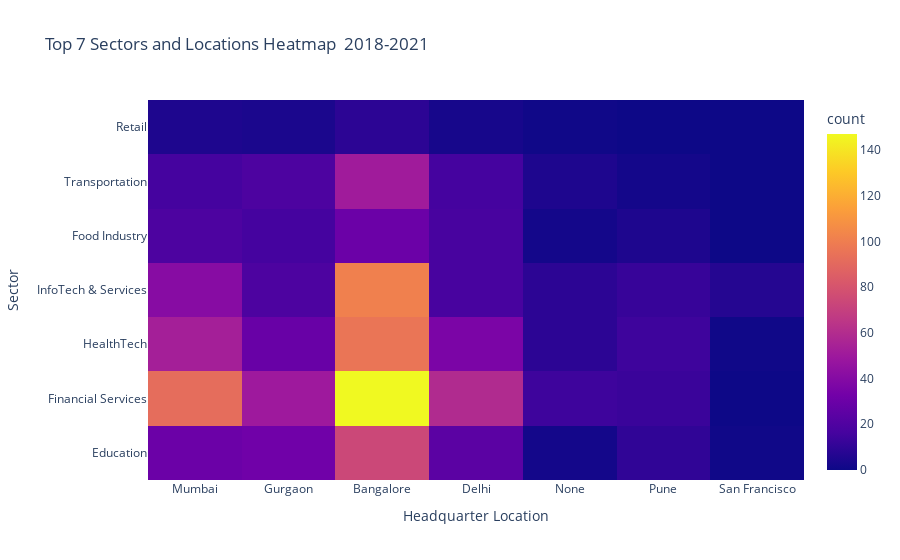

Here is the notebook cell this chart was saved with:
### Markdown cell above
#### **6. Does the location of the company influence its sector?**

### Code cell
# Get the top 7 sectors and top 7 locations based on total funding amount
top_sectors = dataset.groupby('sector')['amount'].sum().sort_values(ascending=False).head(7).index
top_locations = dataset.groupby('headquarter')['amount'].sum().sort_values(ascending=False).head(7).index

# Filter the DataFrame for the top 7 sectors and top 7 locations
df_top7 = dataset[dataset['sector'].isin(top_sectors) & dataset['headquarter'].isin(top_locations)]

# Create a heatmap
fig = px.density_heatmap(df_top7, 
                         x='headquarter', 
                         y='sector', 
                         title='Top 7 Sectors and Locations Heatmap \n2018-2021',
                         labels={'headquarter': 'Headquarter Location', 'sector': 'Sector'})
fig.show()

### Figure 1 — Plotly figure (JSON) as saved in the notebook; plotly's stock layout.template omitted (floating-point values rounded to 4 significant figures; data arrays with more than 128 entries replaced by an {"elided": "..."} marker saying what was removed)
{"data": [{"coloraxis": "coloraxis", "hovertemplate": "Headquarter Location=%{x}<br>Sector=%{y}<br>count=%{z}<extra></extra>", "name": "", "type": "histogram2d", "x": {"elided": "1212 str values"}, "xaxis": "x", "xbingroup": "x", "y": {"elided": "1212 str values"}, "yaxis": "y", "ybingroup": "y"}], "layout": {"coloraxis": {"colorbar": {"title": {"text": "count"}}, "colorscale": [[0, "#0d0887"], [0.1111, "#46039f"], [0.2222, "#7201a8"], [0.3333, "#9c179e"], [0.4444, "#bd3786"], [0.5556, "#d8576b"], [0.6667, "#ed7953"], [0.7778, "#fb9f3a"], [0.8889, "#fdca26"], [1, "#f0f921"]]}, "legend": {"tracegroupgap": 0}, "title": {"text": "Top 7 Sectors and Locations Heatmap \n2018-2021"}, "xaxis": {"anchor": "y", "domain": [0, 1], "title": {"text": "Headquarter Location"}}, "yaxis": {"anchor": "x", "domain": [0, 1], "title": {"text": "Sector"}}}}
